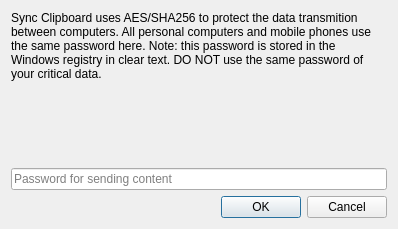
<?xml version="1.0" encoding="UTF-8"?>
<ui version="4.0">
 <class>PasswordDialog</class>
 <widget class="QDialog" name="PasswordDialog">
  <property name="geometry">
   <rect>
    <x>0</x>
    <y>0</y>
    <width>398</width>
    <height>229</height>
   </rect>
  </property>
  <property name="windowTitle">
   <string>Change Password</string>
  </property>
  <layout class="QVBoxLayout" name="verticalLayout">
   <item>
    <widget class="QLabel" name="lblInformation">
     <property name="sizePolicy">
      <sizepolicy hsizetype="Preferred" vsizetype="MinimumExpanding">
       <horstretch>0</horstretch>
       <verstretch>0</verstretch>
      </sizepolicy>
     </property>
     <property name="text">
      <string>Sync Clipboard uses AES/SHA256 to protect the data transmition between computers. All personal computers and mobile phones use the same password here. Note: this password is stored in the Windows registry in clear text. DO NOT use the same password of your critical data.</string>
     </property>
     <property name="alignment">
      <set>Qt::AlignLeading|Qt::AlignLeft|Qt::AlignTop</set>
     </property>
     <property name="wordWrap">
      <bool>true</bool>
     </property>
    </widget>
   </item>
   <item>
    <widget class="QLineEdit" name="txtPassword">
     <property name="echoMode">
      <enum>QLineEdit::PasswordEchoOnEdit</enum>
     </property>
     <property name="placeholderText">
      <string>Password for sending content</string>
     </property>
    </widget>
   </item>
   <item>
    <widget class="QDialogButtonBox" name="buttonBox">
     <property name="orientation">
      <enum>Qt::Horizontal</enum>
     </property>
     <property name="standardButtons">
      <set>QDialogButtonBox::Cancel|QDialogButtonBox::Ok</set>
     </property>
    </widget>
   </item>
  </layout>
 </widget>
 <resources/>
 <connections>
  <connection>
   <sender>buttonBox</sender>
   <signal>accepted()</signal>
   <receiver>PasswordDialog</receiver>
   <slot>accept()</slot>
   <hints>
    <hint type="sourcelabel">
     <x>248</x>
     <y>254</y>
    </hint>
    <hint type="destinationlabel">
     <x>157</x>
     <y>274</y>
    </hint>
   </hints>
  </connection>
  <connection>
   <sender>buttonBox</sender>
   <signal>rejected()</signal>
   <receiver>PasswordDialog</receiver>
   <slot>reject()</slot>
   <hints>
    <hint type="sourcelabel">
     <x>316</x>
     <y>260</y>
    </hint>
    <hint type="destinationlabel">
     <x>286</x>
     <y>274</y>
    </hint>
   </hints>
  </connection>
 </connections>
</ui>
